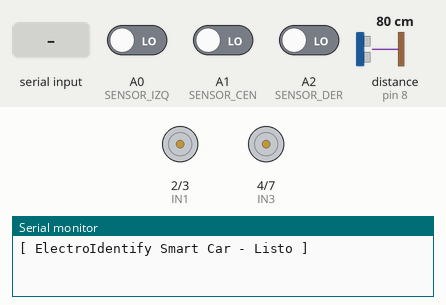
Simulated run of this sketch. Board: Arduino Uno, built with avr-gcc and run on an emulated ATmega328P. On the bench: motor-driver pin pairs drawn as motors (green arrow = first pin HIGH = forward, orange = second pin HIGH = backward, longer = more drive, scaled by the enable pin), the last lines printed to the serial monitor. The inputs (shaded band) are chosen by the test bench; at power-on: distance to the obstacle (sensor on pin 8) 80 cm, A0 (SENSOR_IZQ) LOW, A1 (SENSOR_CEN) LOW, A2 (SENSOR_DER) LOW. The echo pulse lasts 58.3 µs per cm.

Above: at 1.2 s.
1.3 s: "OBSTACULO" received over the second serial link
At 2.0 s:
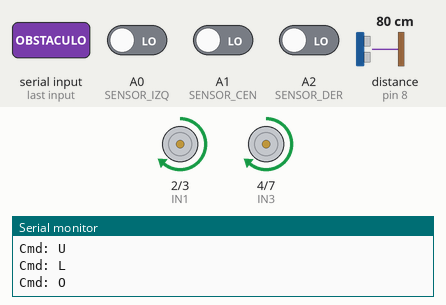
2.8 s: distance to the obstacle (sensor on pin 8) set to 23 cm
4.3 s: distance to the obstacle (sensor on pin 8) set to 17 cm
At 5.0 s:
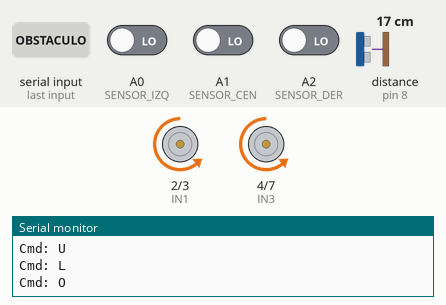
At 5.38 s:
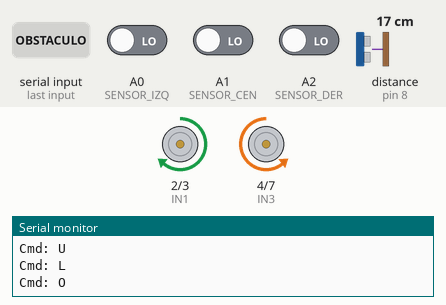
7.3 s: "0" received over the second serial link
10.3 s: "LINEA" received over the second serial link
13.3 s: "O" received over the second serial link
At 14.0 s:
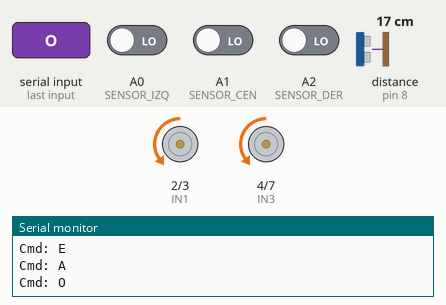
Timing chart, 0 to 17.3 s (numbered marks = the images above; inputs shaded):
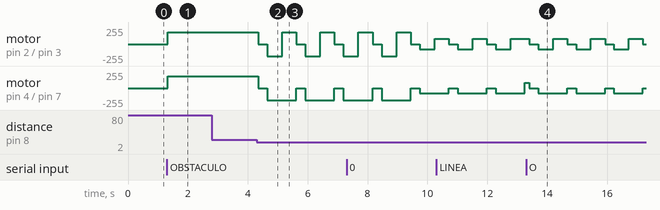

The sketch:

codigo_carrito_arduino.ino
```cpp
// ================================================================
//   ElectroIdentify - Academia Arduino
//   SMART ROBOT CAR - v1.0
// ================================================================
//   Funciones:
//     - Control por Bluetooth (HC-05 o HC-06)
//     - Evasor de Obstáculos (Sensor Ultrasónico HC-SR04)
//     - Seguidor de Línea (Sensores Infrarrojos TCRT5000 x3)
//
//   App Bluetooth recomendada: "Arduino Bluetooth Controller"
//   (disponible en Google Play Store)
//
//   Comandos Bluetooth:
//     F = Avanzar        B = Retroceder
//     L = Girar Izq.     R = Girar Der.
//     S = Detener
//     O = Modo Obstáculo (autónomo)
//     N = Modo Línea     (autónomo)
//     M = Modo Manual    (Bluetooth)
//     0,1,2,3,4 = Niveles de Velocidad
// ================================================================

#include <SoftwareSerial.h>

// --- PINES: Motor Driver L298N ---
#define IN1 2   // Motor Izquierdo - Adelante
#define IN2 3   // Motor Izquierdo - Atrás
#define ENA 5   // Motor Izquierdo - Velocidad (PWM)
#define IN3 4   // Motor Derecho   - Adelante
#define IN4 7   // Motor Derecho   - Atrás
#define ENB 6   // Motor Derecho   - Velocidad (PWM)

// --- PINES: Sensor Ultrasónico HC-SR04 ---
#define TRIG_PIN  9   // Trigger (disparo)
#define ECHO_PIN  8   // Echo    (recepción)
#define DISTANCIA_SEGURA 20  // Distancia mínima en cm antes de detenerse

// --- PINES: Sensores de Línea TCRT5000 ---
#define SENSOR_IZQ A0
#define SENSOR_CEN A1
#define SENSOR_DER A2

// --- PINES: Bluetooth HC-05 ---
#define BT_RX 10   // Conectar al TX del HC-05
#define BT_TX 11   // Conectar al RX del HC-05
SoftwareSerial bluetooth(BT_RX, BT_TX);

// --- Variables Globales ---
int velocidad   = 180;   // 0-255 (PWM)
String modo     = "BT";  // "BT", "OBSTACULO", "LINEA"
long distancia  = 0;

// ================================================================
// SETUP
// ================================================================
void setup() {
  // Configurar pines de motores
  pinMode(IN1, OUTPUT);
  pinMode(IN2, OUTPUT);
  pinMode(IN3, OUTPUT);
  pinMode(IN4, OUTPUT);
  pinMode(ENA, OUTPUT);
  pinMode(ENB, OUTPUT);

  // Configurar sensor ultrasónico
  pinMode(TRIG_PIN, OUTPUT);
  pinMode(ECHO_PIN, INPUT);

  // Configurar sensores de línea
  pinMode(SENSOR_IZQ, INPUT);
  pinMode(SENSOR_CEN, INPUT);
  pinMode(SENSOR_DER, INPUT);

  // Iniciar comunicaciones
  bluetooth.begin(9600);
  Serial.begin(9600);

  detener();
  Serial.println("[ ElectroIdentify Smart Car - Listo ]");
  bluetooth.println("LISTO");
}

// ================================================================
// LOOP PRINCIPAL
// ================================================================
void loop() {
  // Leer comandos desde la app Bluetooth
  if (bluetooth.available()) {
    char cmd = (char)bluetooth.read();
    Serial.print("Cmd: "); Serial.println(cmd);
    procesarComando(cmd);
  }

  // Ejecutar modo autónomo seleccionado
  if (modo == "OBSTACULO") {
    modoObstaculo();
  } else if (modo == "LINEA") {
    modoLinea();
  }

  delay(10);
}

// ================================================================
// PROCESAR COMANDO BLUETOOTH
// ================================================================
void procesarComando(char cmd) {
  if (modo == "BT") {
    // Comandos de movimiento (solo en modo manual)
    switch (cmd) {
      case 'F': avanzar();        break;
      case 'B': retroceder();     break;
      case 'L': girarIzquierda(); break;
      case 'R': girarDerecha();   break;
      case 'S': detener();        break;
    }
  }

  // Comandos de modo (siempre disponibles)
  switch (cmd) {
    case 'O':
      modo = "OBSTACULO";
      bluetooth.println("MODO:OBSTACULO");
      break;
    case 'N':
      modo = "LINEA";
      bluetooth.println("MODO:LINEA");
      break;
    case 'M':
      modo = "BT";
      detener();
      bluetooth.println("MODO:MANUAL");
      break;
    // Niveles de velocidad
    case '0': velocidad =  80; bluetooth.println("VEL:MUY BAJA"); break;
    case '1': velocidad = 130; bluetooth.println("VEL:BAJA");     break;
    case '2': velocidad = 180; bluetooth.println("VEL:MEDIA");    break;
    case '3': velocidad = 220; bluetooth.println("VEL:ALTA");     break;
    case '4': velocidad = 255; bluetooth.println("VEL:MAX");      break;
  }
}

// ================================================================
// CONTROL DE MOTORES
// ================================================================

void avanzar() {
  digitalWrite(IN1, HIGH); digitalWrite(IN2, LOW);
  digitalWrite(IN3, HIGH); digitalWrite(IN4, LOW);
  analogWrite(ENA, velocidad);
  analogWrite(ENB, velocidad);
}

void retroceder() {
  digitalWrite(IN1, LOW);  digitalWrite(IN2, HIGH);
  digitalWrite(IN3, LOW);  digitalWrite(IN4, HIGH);
  analogWrite(ENA, velocidad);
  analogWrite(ENB, velocidad);
}

void girarIzquierda() {
  // Motor izquierdo atrás, motor derecho adelante
  digitalWrite(IN1, LOW);  digitalWrite(IN2, HIGH);
  digitalWrite(IN3, HIGH); digitalWrite(IN4, LOW);
  analogWrite(ENA, velocidad);
  analogWrite(ENB, velocidad);
}

void girarDerecha() {
  // Motor izquierdo adelante, motor derecho atrás
  digitalWrite(IN1, HIGH); digitalWrite(IN2, LOW);
  digitalWrite(IN3, LOW);  digitalWrite(IN4, HIGH);
  analogWrite(ENA, velocidad);
  analogWrite(ENB, velocidad);
}

void detener() {
  digitalWrite(IN1, LOW); digitalWrite(IN2, LOW);
  digitalWrite(IN3, LOW); digitalWrite(IN4, LOW);
  analogWrite(ENA, 0);
  analogWrite(ENB, 0);
}

// ================================================================
// SENSOR ULTRASÓNICO HC-SR04
// ================================================================
long medirDistancia() {
  digitalWrite(TRIG_PIN, LOW);
  delayMicroseconds(2);
  digitalWrite(TRIG_PIN, HIGH);
  delayMicroseconds(10);
  digitalWrite(TRIG_PIN, LOW);

  long duracion = pulseIn(ECHO_PIN, HIGH, 30000); // timeout 30ms
  long distCm   = duracion * 0.034 / 2;
  return distCm;
}

// ================================================================
// MODO OBSTÁCULO (Autónomo - Ultrasonido)
// ================================================================
void modoObstaculo() {
  distancia = medirDistancia();

  // Enviar distancia al celular cada ciclo
  bluetooth.print("D:"); bluetooth.println(distancia);

  if (distancia > 0 && distancia < DISTANCIA_SEGURA) {
    // ¡Obstáculo detectado! Retroceder y girar
    detener();
    delay(300);
    retroceder();
    delay(500);
    girarDerecha();
    delay(400);
  } else {
    avanzar();
  }
  delay(50);
}

// ================================================================
// MODO SEGUIDOR DE LÍNEA (Autónomo - Sensores IR)
// ================================================================
// NOTA: Con TCRT5000, línea negra = LOW (0), superficie blanca = HIGH (1)
// Si tu sensor es inverso, cambia LOW por HIGH abajo.
void modoLinea() {
  int izq = digitalRead(SENSOR_IZQ);
  int cen = digitalRead(SENSOR_CEN);
  int der = digitalRead(SENSOR_DER);

  // Enviar estado de sensores al celular
  bluetooth.print("SENS:");
  bluetooth.print(izq); bluetooth.print(cen); bluetooth.println(der);

  if (cen == LOW) {
    // Centro sobre la línea: avanzar recto
    avanzar();
  } else if (izq == LOW && cen == HIGH && der == HIGH) {
    // Línea detectada a la izquierda: corregir
    girarIzquierda();
    delay(80);
  } else if (der == LOW && cen == HIGH && izq == HIGH) {
    // Línea detectada a la derecha: corregir
    girarDerecha();
    delay(80);
  } else if (izq == LOW && der == LOW) {
    // Ambos lados detectan línea (cruce): avanzar
    avanzar();
  } else {
    // Sin línea detectada: detenerse
    detener();
  }
  delay(20);
}

// ================================================================
// FIN DEL CÓDIGO
// Versión: 1.0 - ElectroIdentify Academia Arduino
// ================================================================
```

Measured:
- the behaviour switches between 21 and 20 cm on distance to the obstacle (sensor on pin 8) (found by bisection; images 1 and 2)
- after the input at 1.3 s, motor on pin 2 (IN1) / pin 3 (IN2), motor on pin 4 (IN3) / pin 7 (IN4): stopped → forward 180/255 at once
- after the input at 2.8 s, every drawn part: stays the same
- after the input at 4.3 s, motor on pin 2 (IN1) / pin 3 (IN2): forward 180/255 → stopped after 0.05 s, then repeats every 1.3 s: backward 180/255 0.50 s, forward 180/255 0.47 s, stopped 0.30 s; motor on pin 4 (IN3) / pin 7 (IN4): alternates backward 180/255 for 0.97 s and stopped for 0.30 s, starting after 0.05 s
- after the input at 13.3 s, motor on pin 2 (IN1) / pin 3 (IN2): forward 80/255 → stopped after 0.09 s, then repeats every 1.3 s: backward 80/255 0.50 s, forward 80/255 0.47 s, stopped 0.30 s; motor on pin 4 (IN3) / pin 7 (IN4): alternates backward 80/255 for 0.97 s and stopped for 0.30 s, starting after 0.09 s
